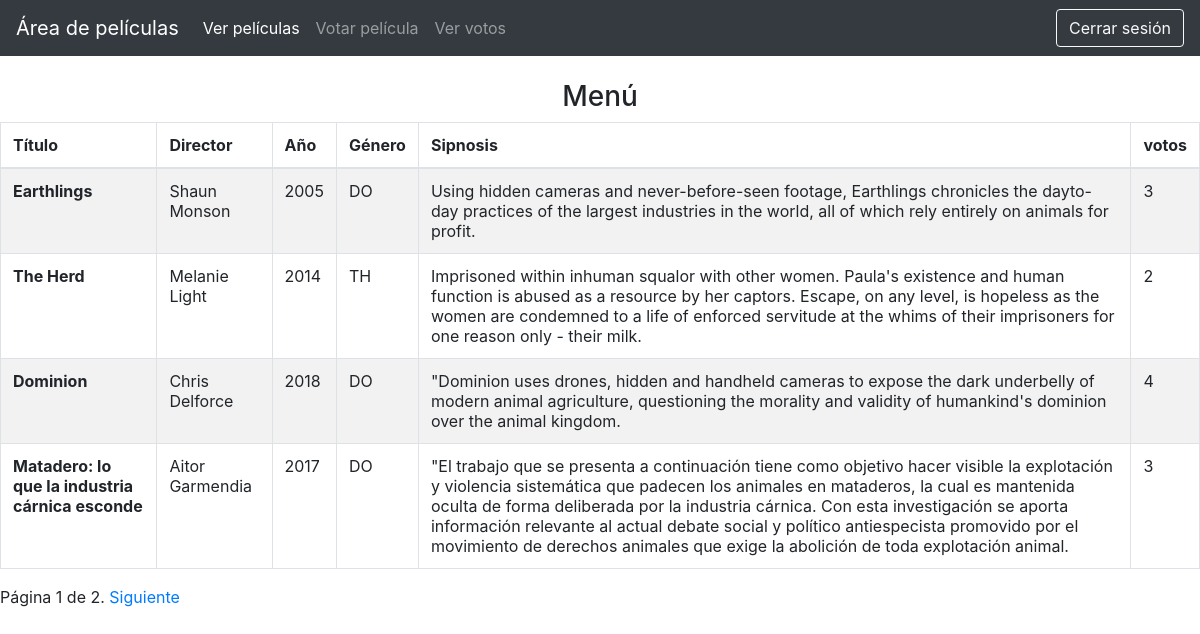
Before: /films/ (signed in) with the older database file.
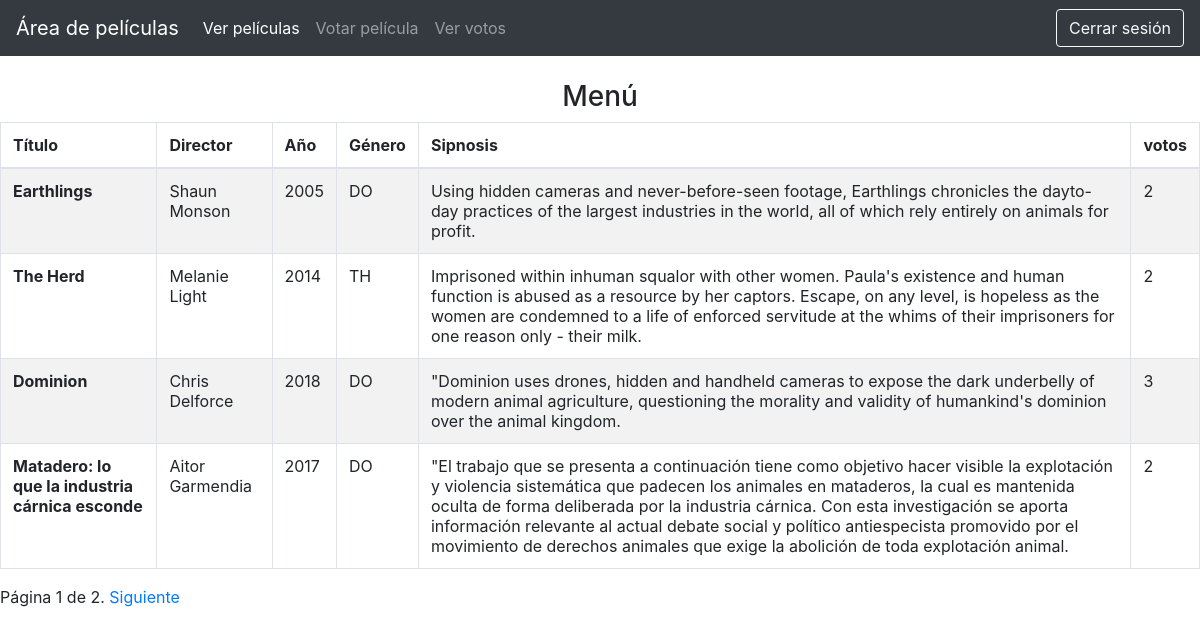
After: the same page with the newer database file.
### sitioDeFilms/models.py (models this page shows, shortened)
class Pelicula(models.Model):
    title = models.CharField(max_length=100)
    director = models.CharField(max_length=60)
    year = models.IntegerField()
    genero = models.CharField(max_length=2)
    sinopsis = models.CharField(max_length=500)
    votos = models.IntegerField()
    whoVote = models.CharField(max_length=600, blank=True)
    def get_whoVote_list(self):
        return self.whoVote.split(',')
    def set_whoVote_list(self, value):
        self.whoVote = ','.join(value)
    whoVote_list = property(get_whoVote_list, set_whoVote_list)

### sitioDeFilms/views.py (the view)
# urls.py: path('films/', views.filmsPage, name='films'),
@login_required(login_url='login')
def filmsPage(request):
    films = Pelicula.objects.all()
    paginator = Paginator(films, 4)  # 10 elementos por página
    page_number = request.GET.get('page')
    page_obj = paginator.get_page(page_number)
    return render(request, 'films.html', {'films': page_obj})

### templates/films.html (shortened to what this page needs)
{% include 'navegation.html' %}
    {% block content %}
        <div>
            <div>
                <div>
                    <h3 align="center">Menú</h3>
                </div>
                <div>
                    <table class="table table-striped table-bordered">
                    <thead>
                        <tr>
                            <th scope="col">Título</th>
                            <th scope="col">Director</th>
                            <th scope="col">Año</th>
                            <th scope="col">Género</th>
                            <th scope="col" style="max-width: 50px">Sipnosis</th>
                            <th scope="col">votos</th>
                        </tr>
                        </thead>
                        <tbody>
                        {% for i in films %}
                            <tr>
                                <th scope="row">{{ i.title }}</th>
                                <td>{{ i.director }}</td>
                                <td>{{ i.year }}</td>
                                <td>{{ i.genero }}</td>
                                <td>{{ i.sinopsis }}</td>
                                <td>{{ i.votos }}</td>
                            </tr>
                        {% endfor %}
                    </tbody>
                    </table>
                <div class="pagination">
                <span class="step-links">
                    <span class="current">
                        Página {{ films.number }} de {{ films.paginator.num_pages }}.
                    </span>
                    {% if films.has_next %}
                        <a href="?page={{ films.next_page_number }}">Siguiente</a>
                    {% endif %}
                </span>
            </div>
                </div>
            </div>
        </div>
    {% endblock content %}

### templates/navegation.html (shortened to what this page needs)
{% load static %}
<link rel="stylesheet" href="https://cdn.jsdelivr.net/npm/bootstrap@4.0.0/dist/css/bootstrap.min.css">
<nav class="navbar navbar-expand-lg navbar-dark bg-dark">
  <a class="navbar-brand" href="{% url 'home' %}">Área de películas</a>
  <div class="collapse navbar-collapse" id="navbarTogglerDemo03">
    <ul class="navbar-nav mr-auto mt-2 mt-lg-0">
      <li class="nav-item {% if request.path == '/films/' %}active{% endif %}">
        <a class="nav-link" href="{% url 'films' %}">Ver películas <span class="sr-only">(current)</span></a>
      </li>
      <li class="nav-item {% if request.path == '/vote/' %}active{% endif %}">
        <a class="nav-link" href="{% url 'vote' %}">Votar película</a>
      </li>
        <li class="nav-item {% if request.path == '/votes/' %}active{% endif %}">
        <a class="nav-link" href="{% url 'votes' %}">Ver votos</a>
      </li>
    </ul>
    <form class="form-inline my-2 my-lg-0">
      <a href="{% url 'logout' %}" class="btn btn-outline-light">Cerrar sesión</a>
    </form>
  </div>
</nav>

Changed rows visible on the page:
changed Pelicula "Earthlings": votos "3" → "2"
changed Pelicula "Dominion": votos "4" → "3"
changed Pelicula "Matadero: lo que la industria cárnica esconde": votos "3" → "2"
